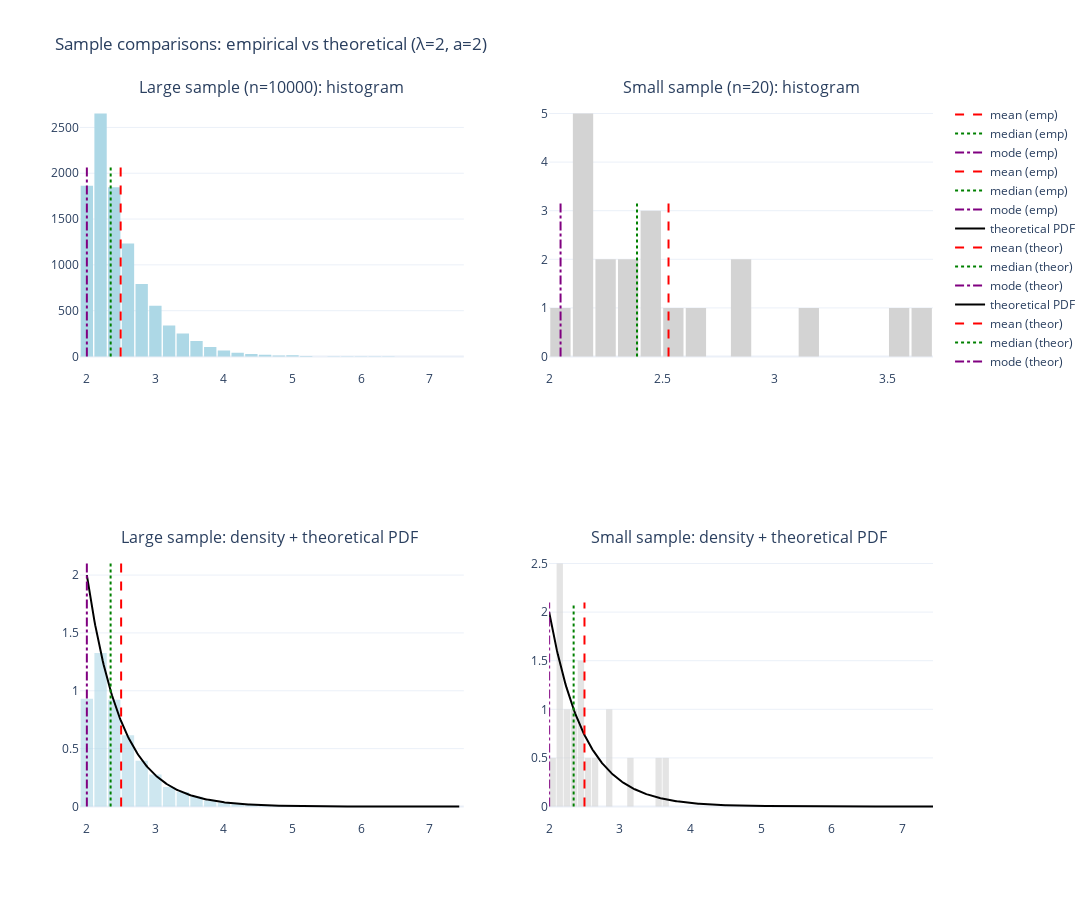

Notebook code for this chart:
### Markdown cell above
#### 2(с)

Я честно признаюсь что для создания графиков ниже я воспользовался помощью `codex`, так как я пока что слаб в синтаксисе плотли, а очень хотелось построить красиво и интерактивно. В промпте я попросил привести пример работы `make_subplots` и `add_trace` с `update_trace`. Затем накопировал и вставил то что мне нужно, затем попросил "навести красоты" для наиболее приятного визуального отображения

### Code cell
from plotly.subplots import make_subplots
import numpy as np


import plotly.graph_objects as go

lam = 2.0
a = 2.0
mean_theor = 1.0 / lam + a
median_theor = np.log(2) / lam + a
mode_theor = a

x_min = min(small.min(), large.min(), a)
x_max = max(small.max(), large.max())
x_vals = np.linspace(x_min, x_max, 400)
pdf_vals = lam * np.exp(-lam * (x_vals - a)) * (x_vals >= a)

hist_vals_large, _ = np.histogram(large, bins=50)
hist_vals_small, _ = np.histogram(small, bins=30)
ymax_large = hist_vals_large.max() * 1.05
ymax_small = hist_vals_small.max() * 1.05
pdf_ymax = pdf_vals.max() * 1.05

fig = make_subplots(
    rows=2,
    cols=2,
    subplot_titles=[
        "Large sample (n=10000): histogram",
        "Small sample (n=20): histogram",
        "Large sample: density + theoretical PDF ",
        "Small sample: density + theoretical PDF ",
    ],
)

fig.add_trace(
    go.Histogram(x=large, nbinsx=50, marker_color="lightblue", name="large hist", showlegend=False),
    row=1,
    col=1,
)
fig.add_trace(go.Scatter(x=[large_avg, large_avg], y=[0, ymax_large], mode="lines",
                         line=dict(color="red", dash="dash"), name="mean (emp)"), row=1, col=1)
fig.add_trace(go.Scatter(x=[large_median, large_median], y=[0, ymax_large], mode="lines",
                         line=dict(color="green", dash="dot"), name="median (emp)"), row=1, col=1)
fig.add_trace(go.Scatter(x=[large_mode, large_mode], y=[0, ymax_large], mode="lines",
                         line=dict(color="purple", dash="dashdot"), name="mode (emp)"), row=1, col=1)

fig.add_trace(
    go.Histogram(x=small, nbinsx=30, marker_color="lightgrey", name="small hist", showlegend=False),
    row=1,
    col=2,
)
fig.add_trace(go.Scatter(x=[small_avg, small_avg], y=[0, ymax_small], mode="lines",
                         line=dict(color="red", dash="dash"), name="mean (emp)"), row=1, col=2)
fig.add_trace(go.Scatter(x=[small_median, small_median], y=[0, ymax_small], mode="lines",
                         line=dict(color="green", dash="dot"), name="median (emp)"), row=1, col=2)
fig.add_trace(go.Scatter(x=[small_mode, small_mode], y=[0, ymax_small], mode="lines",
                         line=dict(color="purple", dash="dashdot"), name="mode (emp)"), row=1, col=2)

fig.add_trace(
    go.Histogram(x=large, nbinsx=50, histnorm="probability density", marker_color="lightblue", opacity=0.6,
                 showlegend=False, name="large density"),
    row=2,
    col=1,
)
fig.add_trace(go.Scatter(x=x_vals, y=pdf_vals, mode="lines", line=dict(color="black"), name="theoretical PDF"),
              row=2, col=1)
fig.add_trace(go.Scatter(x=[mean_theor, mean_theor], y=[0, pdf_ymax], mode="lines",
                         line=dict(color="red", dash="dash"), name="mean (theor)"), row=2, col=1)
fig.add_trace(go.Scatter(x=[median_theor, median_theor], y=[0, pdf_ymax], mode="lines",
                         line=dict(color="green", dash="dot"), name="median (theor)"), row=2, col=1)
fig.add_trace(go.Scatter(x=[mode_theor, mode_theor], y=[0, pdf_ymax], mode="lines",
                         line=dict(color="purple", dash="dashdot"), name="mode (theor)"), row=2, col=1)

fig.add_trace(
    go.Histogram(x=small, nbinsx=30, histnorm="probability density", marker_color="lightgrey", opacity=0.6,
                 showlegend=False, name="small density"),
    row=2,
    col=2,
)
fig.add_trace(go.Scatter(x=x_vals, y=pdf_vals, mode="lines", line=dict(color="black"), name="theoretical PDF"),
              row=2, col=2)
fig.add_trace(go.Scatter(x=[mean_theor, mean_theor], y=[0, pdf_ymax], mode="lines",
                         line=dict(color="red", dash="dash"), name="mean (theor)"), row=2, col=2)
fig.add_trace(go.Scatter(x=[median_theor, median_theor], y=[0, pdf_ymax], mode="lines",
                         line=dict(color="green", dash="dot"), name="median (theor)"), row=2, col=2)
fig.add_trace(go.Scatter(x=[mode_theor, mode_theor], y=[0, pdf_ymax], mode="lines",
                         line=dict(color="purple", dash="dashdot"), name="mode (theor)"), row=2, col=2)

fig.update_layout(
    height=900,
    width=1100,
    title_text="Sample comparisons: empirical vs theoretical (λ=2, a=2)",
    bargap=0.1,
    template="plotly_white",
)

fig.update_traces(selector=dict(name="mean (emp)"), showlegend=True)
fig.update_traces(selector=dict(name="median (emp)"), showlegend=True)
fig.update_traces(selector=dict(name="mode (emp)"), showlegend=True)
fig.update_traces(selector=dict(name="mean (theor)"), showlegend=True)
fig.update_traces(selector=dict(name="median (theor)"), showlegend=True)
fig.update_traces(selector=dict(name="mode (theor)"), showlegend=True)
fig.show()

### Figure 1 — Plotly figure (JSON) as saved in the notebook; plotly's stock layout.template omitted (floating-point values rounded to 4 significant figures; data arrays with more than 128 entries replaced by an {"elided": "..."} marker saying what was removed)
{"data": [{"marker": {"color": "lightblue"}, "name": "large hist", "nbinsx": 50, "showlegend": false, "type": "histogram", "x": {"elided": "10000 float values"}, "xaxis": "x", "yaxis": "y"}, {"line": {"color": "red", "dash": "dash"}, "mode": "lines", "name": "mean (emp)", "showlegend": true, "type": "scatter", "x": [2.493, 2.493], "xaxis": "x", "y": [0, 2095.0], "yaxis": "y"}, {"line": {"color": "green", "dash": "dot"}, "mode": "lines", "name": "median (emp)", "showlegend": true, "type": "scatter", "x": [2.348, 2.348], "xaxis": "x", "y": [0, 2095.0], "yaxis": "y"}, {"line": {"color": "purple", "dash": "dashdot"}, "mode": "lines", "name": "mode (emp)", "showlegend": true, "type": "scatter", "x": [2.0, 2.0], "xaxis": "x", "y": [0, 2095.0], "yaxis": "y"}, {"marker": {"color": "lightgrey"}, "name": "small hist", "nbinsx": 30, "showlegend": false, "type": "histogram", "x": [2.854, 2.41, 2.112, 2.13, 2.103, 2.402, 2.233, 3.177, 2.377, 2.444, 3.574, 3.669, 2.361, 2.891, 2.646, 2.051, 2.198, 2.153, 2.289, 2.504], "xaxis": "x2", "yaxis": "y2"}, {"line": {"color": "red", "dash": "dash"}, "mode": "lines", "name": "mean (emp)", "showlegend": true, "type": "scatter", "x": [2.529, 2.529], "xaxis": "x2", "y": [0, 3.15], "yaxis": "y2"}, {"line": {"color": "green", "dash": "dot"}, "mode": "lines", "name": "median (emp)", "showlegend": true, "type": "scatter", "x": [2.389, 2.389], "xaxis": "x2", "y": [0, 3.15], "yaxis": "y2"}, {"line": {"color": "purple", "dash": "dashdot"}, "mode": "lines", "name": "mode (emp)", "showlegend": true, "type": "scatter", "x": [2.051, 2.051], "xaxis": "x2", "y": [0, 3.15], "yaxis": "y2"}, {"histnorm": "probability density", "marker": {"color": "lightblue"}, "name": "large density", "nbinsx": 50, "opacity": 0.6, "showlegend": false, "type": "histogram", "x": {"elided": "10000 float values"}, "xaxis": "x3", "yaxis": "y3"}, {"line": {"color": "black"}, "mode": "lines", "name": "theoretical PDF", "type": "scatter", "x": {"elided": "400 float values"}, "xaxis": "x3", "y": {"elided": "400 float values"}, "yaxis": "y3"}, {"line": {"color": "red", "dash": "dash"}, "mode": "lines", "name": "mean (theor)", "showlegend": true, "type": "scatter", "x": [2.5, 2.5], "xaxis": "x3", "y": [0, 2.1], "yaxis": "y3"}, {"line": {"color": "green", "dash": "dot"}, "mode": "lines", "name": "median (theor)", "showlegend": true, "type": "scatter", "x": [2.347, 2.347], "xaxis": "x3", "y": [0, 2.1], "yaxis": "y3"}, {"line": {"color": "purple", "dash": "dashdot"}, "mode": "lines", "name": "mode (theor)", "showlegend": true, "type": "scatter", "x": [2, 2], "xaxis": "x3", "y": [0, 2.1], "yaxis": "y3"}, {"histnorm": "probability density", "marker": {"color": "lightgrey"}, "name": "small density", "nbinsx": 30, "opacity": 0.6, "showlegend": false, "type": "histogram", "x": [2.854, 2.41, 2.112, 2.13, 2.103, 2.402, 2.233, 3.177, 2.377, 2.444, 3.574, 3.669, 2.361, 2.891, 2.646, 2.051, 2.198, 2.153, 2.289, 2.504], "xaxis": "x4", "yaxis": "y4"}, {"line": {"color": "black"}, "mode": "lines", "name": "theoretical PDF", "type": "scatter", "x": {"elided": "400 float values"}, "xaxis": "x4", "y": {"elided": "400 float values"}, "yaxis": "y4"}, {"line": {"color": "red", "dash": "dash"}, "mode": "lines", "name": "mean (theor)", "showlegend": true, "type": "scatter", "x": [2.5, 2.5], "xaxis": "x4", "y": [0, 2.1], "yaxis": "y4"}, {"line": {"color": "green", "dash": "dot"}, "mode": "lines", "name": "median (theor)", "showlegend": true, "type": "scatter", "x": [2.347, 2.347], "xaxis": "x4", "y": [0, 2.1], "yaxis": "y4"}, {"line": {"color": "purple", "dash": "dashdot"}, "mode": "lines", "name": "mode (theor)", "showlegend": true, "type": "scatter", "x": [2, 2], "xaxis": "x4", "y": [0, 2.1], "yaxis": "y4"}], "layout": {"annotations": [{"font": {"size": 16}, "showarrow": false, "text": "Large sample (n=10000): histogram", "x": 0.225, "xanchor": "center", "xref": "paper", "y": 1, "yanchor": "bottom", "yref": "paper"}, {"font": {"size": 16}, "showarrow": false, "text": "Small sample (n=20): histogram", "x": 0.775, "xanchor": "center", "xref": "paper", "y": 1, "yanchor": "bottom", "yref": "paper"}, {"font": {"size": 16}, "showarrow": false, "text": "Large sample: density + theoretical PDF ", "x": 0.225, "xanchor": "center", "xref": "paper", "y": 0.375, "yanchor": "bottom", "yref": "paper"}, {"font": {"size": 16}, "showarrow": false, "text": "Small sample: density + theoretical PDF ", "x": 0.775, "xanchor": "center", "xref": "paper", "y": 0.375, "yanchor": "bottom", "yref": "paper"}], "bargap": 0.1, "height": 900, "title": {"text": "Sample comparisons: empirical vs theoretical (λ=2, a=2)"}, "width": 1100, "xaxis": {"anchor": "y", "domain": [0, 0.45]}, "xaxis2": {"anchor": "y2", "domain": [0.55, 1]}, "xaxis3": {"anchor": "y3", "domain": [0, 0.45]}, "xaxis4": {"anchor": "y4", "domain": [0.55, 1]}, "yaxis": {"anchor": "x", "domain": [0.625, 1]}, "yaxis2": {"anchor": "x2", "domain": [0.625, 1]}, "yaxis3": {"anchor": "x3", "domain": [0, 0.375]}, "yaxis4": {"anchor": "x4", "domain": [0, 0.375]}}}
